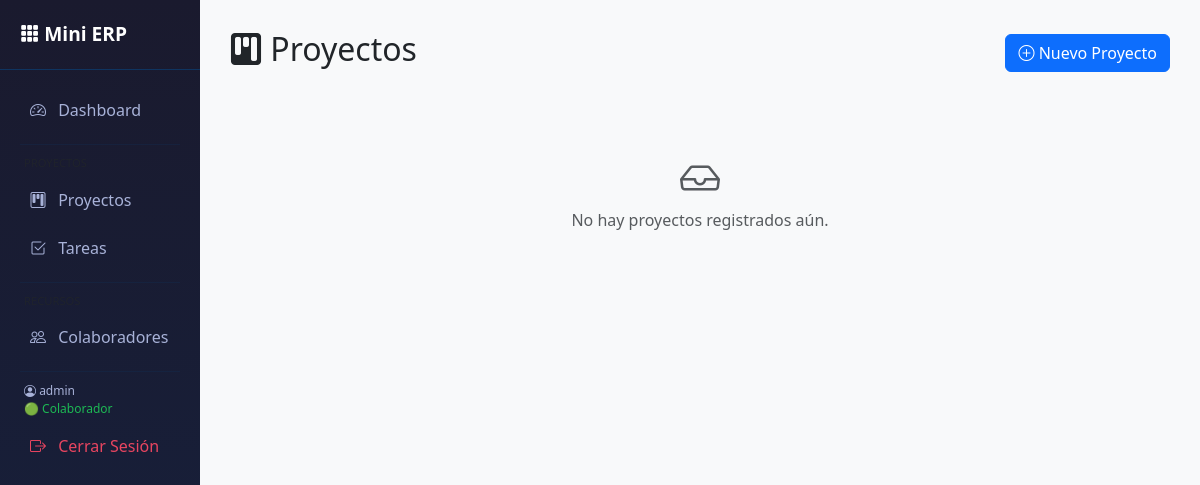
Page /proyectos/ (signed in) on the earlier database version.
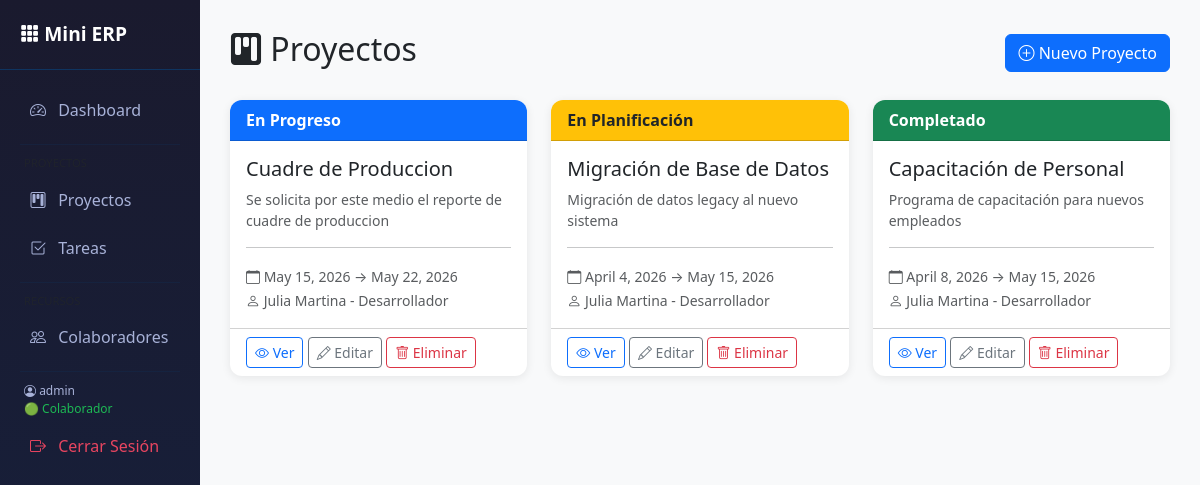
Same page on the later database version.
### proyectos/models.py (models this page shows, shortened)
class Proyecto(models.Model):
    ESTADO_CHOICES = [
        ('planificacion', 'En Planificación'),
        ('en_progreso', 'En Progreso'),
        ('completado', 'Completado'),
        ('en_riesgo', 'En Riesgo'),
        ('cancelado', 'Cancelado'),
    ]
    nombre = models.CharField(max_length=200)
    descripcion = models.TextField(blank=True)
    fecha_inicio = models.DateField()
    fecha_fin = models.DateField()
    estado = models.CharField(
        max_length=20,
        choices=ESTADO_CHOICES,
        default='planificacion'
    )
    responsable = models.ForeignKey(
        Colaborador,
        on_delete=models.SET_NULL,
        null=True,
        related_name='proyectos_responsable'
    )
    colaboradores = models.ManyToManyField(
        Colaborador,
        blank=True,
        related_name='proyectos_asignados'
    )
    class Meta:
        verbose_name = 'Proyecto'
        verbose_name_plural = 'Proyectos'

### recursos/models.py (models this page shows)
class Colaborador(models.Model):
    DISPONIBILIDAD_CHOICES = [
        ('disponible', 'Disponible'),
        ('ocupado', 'Ocupado'),
        ('vacaciones', 'En Vacaciones'),
    ]
    nombre = models.CharField(max_length=100)
    puesto = models.CharField(max_length=100)
    email = models.EmailField(unique=True)
    telefono = models.CharField(max_length=20, blank=True)
    disponibilidad = models.CharField(
        max_length=20,
        choices=DISPONIBILIDAD_CHOICES,
        default='disponible'
    )
    fecha_ingreso = models.DateField(auto_now_add=True)
    def __str__(self):
        return f"{self.nombre} - {self.puesto}"
    class Meta:
        verbose_name = 'Colaborador'
        verbose_name_plural = 'Colaboradores'

### proyectos/views.py (the view)
# urls.py: path('', views.lista_proyectos, name='lista_proyectos'),
@login_required
def lista_proyectos(request):
    proyectos = Proyecto.objects.all()
    return render(request, 'proyectos/lista_proyectos.html', {'proyectos': proyectos})

### templates/proyectos/lista_proyectos.html (shortened to what this page needs)
{% extends 'base.html' %}
{% block content %}
<div class="d-flex justify-content-between align-items-center mb-4">
    <h2><i class="bi bi-kanban-fill"></i> Proyectos</h2>
    <a href="{% url 'crear_proyecto' %}" class="btn btn-primary">
        <i class="bi bi-plus-circle"></i> Nuevo Proyecto
    </a>
</div>
<div class="row g-4">
    {% for proyecto in proyectos %}
    <div class="col-md-6 col-lg-4">
        <div class="card h-100">
            <div class="card-header
                {% if proyecto.estado == 'en_riesgo' %}bg-danger text-white
                {% elif proyecto.estado == 'completado' %}bg-success text-white
                {% elif proyecto.estado == 'en_progreso' %}bg-primary text-white
                {% elif proyecto.estado == 'cancelado' %}bg-secondary text-white
                {% else %}bg-warning text-dark{% endif %}">
                {{ proyecto.get_estado_display }}
            </div>
            <div class="card-body">
                <h5 class="card-title">{{ proyecto.nombre }}</h5>
                <p class="card-text text-muted small">{{ proyecto.descripcion|truncatechars:80 }}</p>
                <hr>
                <small class="text-muted">
                    <i class="bi bi-calendar"></i>
                    {{ proyecto.fecha_inicio }} → {{ proyecto.fecha_fin }}
                </small><br>
                <small class="text-muted">
                    <i class="bi bi-person"></i>
                    {{ proyecto.responsable|default:"Sin responsable" }}
                </small>
            </div>
            <div class="card-footer bg-transparent">
                <a href="{% url 'detalle_proyecto' proyecto.pk %}" class="btn btn-sm btn-outline-primary">
                    <i class="bi bi-eye"></i> Ver
                </a>
                <a href="{% url 'editar_proyecto' proyecto.pk %}" class="btn btn-sm btn-outline-secondary">
                    <i class="bi bi-pencil"></i> Editar
                </a>
                <a href="{% url 'eliminar_proyecto' proyecto.pk %}" class="btn btn-sm btn-outline-danger">
                    <i class="bi bi-trash"></i> Eliminar
                </a>
            </div>
        </div>
    </div>
    {% empty %}
    <div class="col-12 text-center text-muted py-5">
        <i class="bi bi-inbox fs-1"></i><br>
        No hay proyectos registrados aún.
    </div>
    {% endfor %}
</div>
{% endblock %}

Differences in the rows shown:
added Proyecto: estado "En Progreso", nombre "Cuadre de Produccion", descripcion "Se solicita por este medio el reporte de cuadre de produccion", fecha_inicio "May 15, 2026", fecha_fin "May 22, 2026", responsable "Julia Martina - Desarrollador"
added Proyecto: estado "En Planificación", nombre "Migración de Base de Datos", descripcion "Migración de datos legacy al nuevo sistema", fecha_inicio "April 4, 2026", fecha_fin "May 15, 2026", responsable "Julia Martina - Desarrollador"
added Proyecto: estado "Completado", nombre "Capacitación de Personal", descripcion "Programa de capacitación para nuevos empleados", fecha_inicio "April 8, 2026", fecha_fin "May 15, 2026", responsable "Julia Martina - Desarrollador"
Other differences:
text no longer shown: "No hay proyectos registrados aún."
